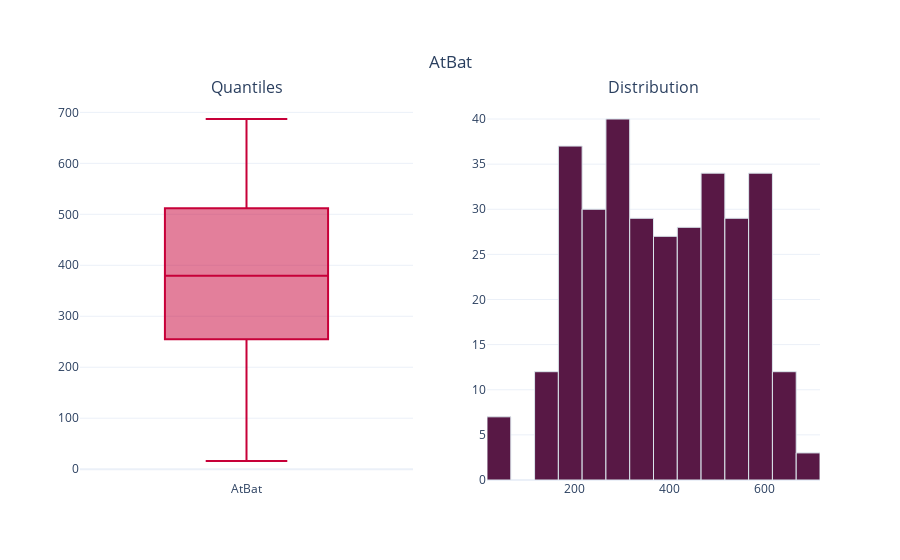
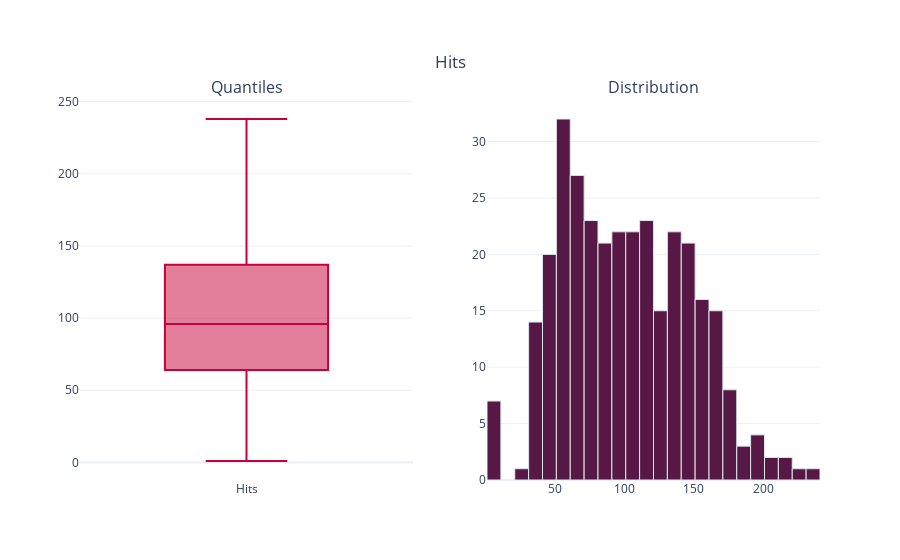
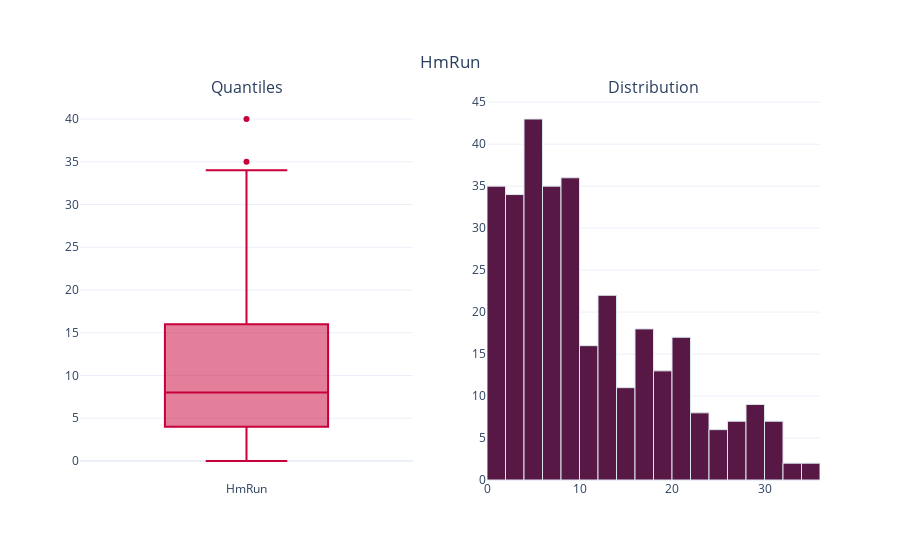
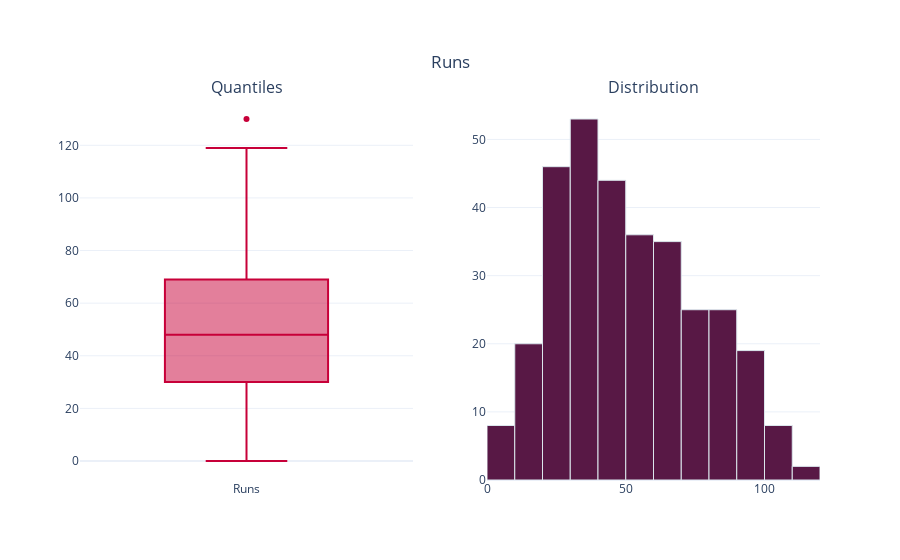

Notebook code cell kept with these figures, in order:
### Markdown cell above
# Analysis of Numerical Features

### Code cell
def num_summary(df, column_name):
    fig = make_subplots(rows=1, cols=2,
                        subplot_titles=('Quantiles', 'Distribution'))

    fig.add_trace(go.Box(y=df[column_name],
                         name=str(column_name),
                         showlegend=False,
                         marker_color=constraints[1]),
                  row=1, col=1)

    fig.add_trace(go.Histogram(x=df[column_name],
                               xbins=dict(start=df[column_name].min(),
                                          end=df[column_name].max()),
                               showlegend=False,
                               name=str(column_name),
                               marker=dict(color=constraints[0],
                                           line=dict(color='#DBE6EC',
                                                     width=1))),
                  row=1, col=2)

    fig.update_layout(title={'text': column_name,
                             'y': 0.9,
                             'x': 0.5,
                             'xanchor': 'center',
                             'yanchor': 'top'},
                      template='plotly_white')

    iplot(fig)


i = 0
for column_name in num_cols:
    i = i + 1
    num_summary(df, column_name)

### Figure 1 — Plotly figure (JSON) as saved in the notebook; plotly's stock layout.template omitted (floating-point values rounded to 4 significant figures; data arrays with more than 128 entries replaced by an {"elided": "..."} marker saying what was removed)
{"data": [{"marker": {"color": "#C70039"}, "name": "AtBat", "showlegend": false, "type": "box", "xaxis": "x", "y": {"elided": "322 int values"}, "yaxis": "y"}, {"marker": {"color": "#581845", "line": {"color": "#DBE6EC", "width": 1}}, "name": "AtBat", "showlegend": false, "type": "histogram", "x": {"elided": "322 int values"}, "xaxis": "x2", "xbins": {"end": 687, "start": 16}, "yaxis": "y2"}], "layout": {"annotations": [{"font": {"size": 16}, "showarrow": false, "text": "Quantiles", "x": 0.225, "xanchor": "center", "xref": "paper", "y": 1, "yanchor": "bottom", "yref": "paper"}, {"font": {"size": 16}, "showarrow": false, "text": "Distribution", "x": 0.775, "xanchor": "center", "xref": "paper", "y": 1, "yanchor": "bottom", "yref": "paper"}], "title": {"text": "AtBat", "x": 0.5, "xanchor": "center", "y": 0.9, "yanchor": "top"}, "xaxis": {"anchor": "y", "domain": [0, 0.45]}, "xaxis2": {"anchor": "y2", "domain": [0.55, 1]}, "yaxis": {"anchor": "x", "domain": [0, 1]}, "yaxis2": {"anchor": "x2", "domain": [0, 1]}}}

### Figure 2 — Plotly figure (JSON) as saved in the notebook; plotly's stock layout.template omitted (floating-point values rounded to 4 significant figures; data arrays with more than 128 entries replaced by an {"elided": "..."} marker saying what was removed)
{"data": [{"marker": {"color": "#C70039"}, "name": "Hits", "showlegend": false, "type": "box", "xaxis": "x", "y": {"elided": "322 int values"}, "yaxis": "y"}, {"marker": {"color": "#581845", "line": {"color": "#DBE6EC", "width": 1}}, "name": "Hits", "showlegend": false, "type": "histogram", "x": {"elided": "322 int values"}, "xaxis": "x2", "xbins": {"end": 238, "start": 1}, "yaxis": "y2"}], "layout": {"annotations": [{"font": {"size": 16}, "showarrow": false, "text": "Quantiles", "x": 0.225, "xanchor": "center", "xref": "paper", "y": 1, "yanchor": "bottom", "yref": "paper"}, {"font": {"size": 16}, "showarrow": false, "text": "Distribution", "x": 0.775, "xanchor": "center", "xref": "paper", "y": 1, "yanchor": "bottom", "yref": "paper"}], "title": {"text": "Hits", "x": 0.5, "xanchor": "center", "y": 0.9, "yanchor": "top"}, "xaxis": {"anchor": "y", "domain": [0, 0.45]}, "xaxis2": {"anchor": "y2", "domain": [0.55, 1]}, "yaxis": {"anchor": "x", "domain": [0, 1]}, "yaxis2": {"anchor": "x2", "domain": [0, 1]}}}

### Figure 3 — Plotly figure (JSON) as saved in the notebook; plotly's stock layout.template omitted (floating-point values rounded to 4 significant figures; data arrays with more than 128 entries replaced by an {"elided": "..."} marker saying what was removed)
{"data": [{"marker": {"color": "#C70039"}, "name": "HmRun", "showlegend": false, "type": "box", "xaxis": "x", "y": {"elided": "322 int values"}, "yaxis": "y"}, {"marker": {"color": "#581845", "line": {"color": "#DBE6EC", "width": 1}}, "name": "HmRun", "showlegend": false, "type": "histogram", "x": {"elided": "322 int values"}, "xaxis": "x2", "xbins": {"end": 40, "start": 0}, "yaxis": "y2"}], "layout": {"annotations": [{"font": {"size": 16}, "showarrow": false, "text": "Quantiles", "x": 0.225, "xanchor": "center", "xref": "paper", "y": 1, "yanchor": "bottom", "yref": "paper"}, {"font": {"size": 16}, "showarrow": false, "text": "Distribution", "x": 0.775, "xanchor": "center", "xref": "paper", "y": 1, "yanchor": "bottom", "yref": "paper"}], "title": {"text": "HmRun", "x": 0.5, "xanchor": "center", "y": 0.9, "yanchor": "top"}, "xaxis": {"anchor": "y", "domain": [0, 0.45]}, "xaxis2": {"anchor": "y2", "domain": [0.55, 1]}, "yaxis": {"anchor": "x", "domain": [0, 1]}, "yaxis2": {"anchor": "x2", "domain": [0, 1]}}}

### Figure 4 — Plotly figure (JSON) as saved in the notebook; plotly's stock layout.template omitted (floating-point values rounded to 4 significant figures; data arrays with more than 128 entries replaced by an {"elided": "..."} marker saying what was removed)
{"data": [{"marker": {"color": "#C70039"}, "name": "Runs", "showlegend": false, "type": "box", "xaxis": "x", "y": {"elided": "322 int values"}, "yaxis": "y"}, {"marker": {"color": "#581845", "line": {"color": "#DBE6EC", "width": 1}}, "name": "Runs", "showlegend": false, "type": "histogram", "x": {"elided": "322 int values"}, "xaxis": "x2", "xbins": {"end": 130, "start": 0}, "yaxis": "y2"}], "layout": {"annotations": [{"font": {"size": 16}, "showarrow": false, "text": "Quantiles", "x": 0.225, "xanchor": "center", "xref": "paper", "y": 1, "yanchor": "bottom", "yref": "paper"}, {"font": {"size": 16}, "showarrow": false, "text": "Distribution", "x": 0.775, "xanchor": "center", "xref": "paper", "y": 1, "yanchor": "bottom", "yref": "paper"}], "title": {"text": "Runs", "x": 0.5, "xanchor": "center", "y": 0.9, "yanchor": "top"}, "xaxis": {"anchor": "y", "domain": [0, 0.45]}, "xaxis2": {"anchor": "y2", "domain": [0.55, 1]}, "yaxis": {"anchor": "x", "domain": [0, 1]}, "yaxis2": {"anchor": "x2", "domain": [0, 1]}}}
